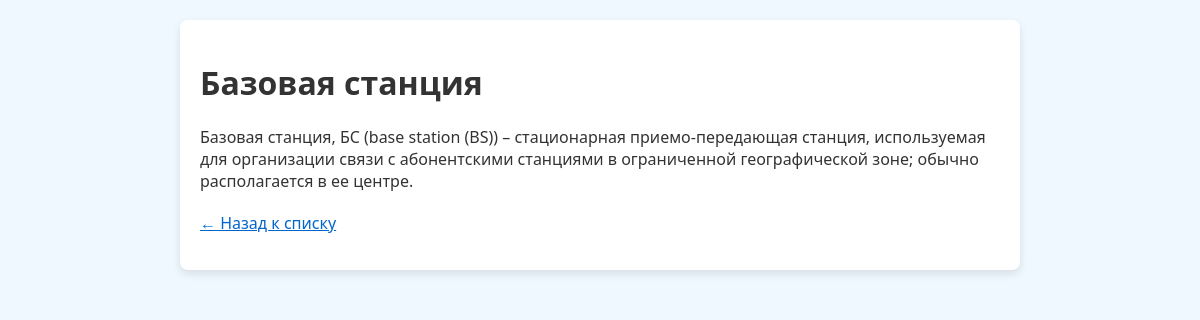
Screenshot of /3/ with the database file from the repository.
### dictionary/models.py (models this page shows, shortened)
class Term(models.Model):
    word = models.CharField(max_length=200, verbose_name="Термин")
    definition = models.TextField(verbose_name="Определение")
    image_upload = models.ImageField(upload_to='uploads/images/', blank=True, null=True, verbose_name="Загрузить изображение")
    video_upload = models.FileField(upload_to='uploads/videos/', blank=True, null=True, verbose_name="Загрузить видео")
    image_path = models.CharField(max_length=500, blank=True, null=True, verbose_name="Путь к изображению в static")
    video_path = models.CharField(max_length=500, blank=True, null=True, verbose_name="Путь к видео в static")
    created_at = models.DateTimeField(auto_now_add=True, verbose_name="Дата создания")  # ← Добавьте это поле
    class Meta:
        verbose_name = "Термин"
        verbose_name_plural = "Термины"

### dictionary/views.py (the view)
# urls.py: path('<int:pk>/', views.term_detail, name='term_detail'),
def term_detail(request, pk):
    term = Term.objects.get(pk=pk)
    return render(request, 'dictionary/term_detail.html', {'term': term})

### dictionary/templates/dictionary/term_detail.html (shortened to what this page needs)
<!DOCTYPE html>
<html lang="ru">
<head>
</head>
<body>
    <div class="term-container">
        <h1>{{ term.word }}</h1>
        <p>{{ term.definition }}</p>
        <p><a href="{% url 'term_list' %}">← Назад к списку</a></p>
    </div>
</body>
</html>

### dictionary/templates/dictionary/term_detail.html (style rules this page uses)
body { font-family: 'Segoe UI', Tahoma, Geneva, Verdana, sans-serif; background-color: #f0f8ff; margin: 0; padding: 20px; color: #333; }
.term-container { max-width: 800px; margin: 0 auto; background-color: white; padding: 20px; border-radius: 8px; box-shadow: 0 4px 8px rgba(0,0,0,0.1); }
a { color: #0066cc; }

### rows the page displays
Term: word "Базовая станция", definition "Базовая станция, БС (base station (BS)) – стационарная приемо-передающая станция, используемая для организации связи с абонентскими станциями в ограниченной географической зоне; обычно располагается в ее центре."
